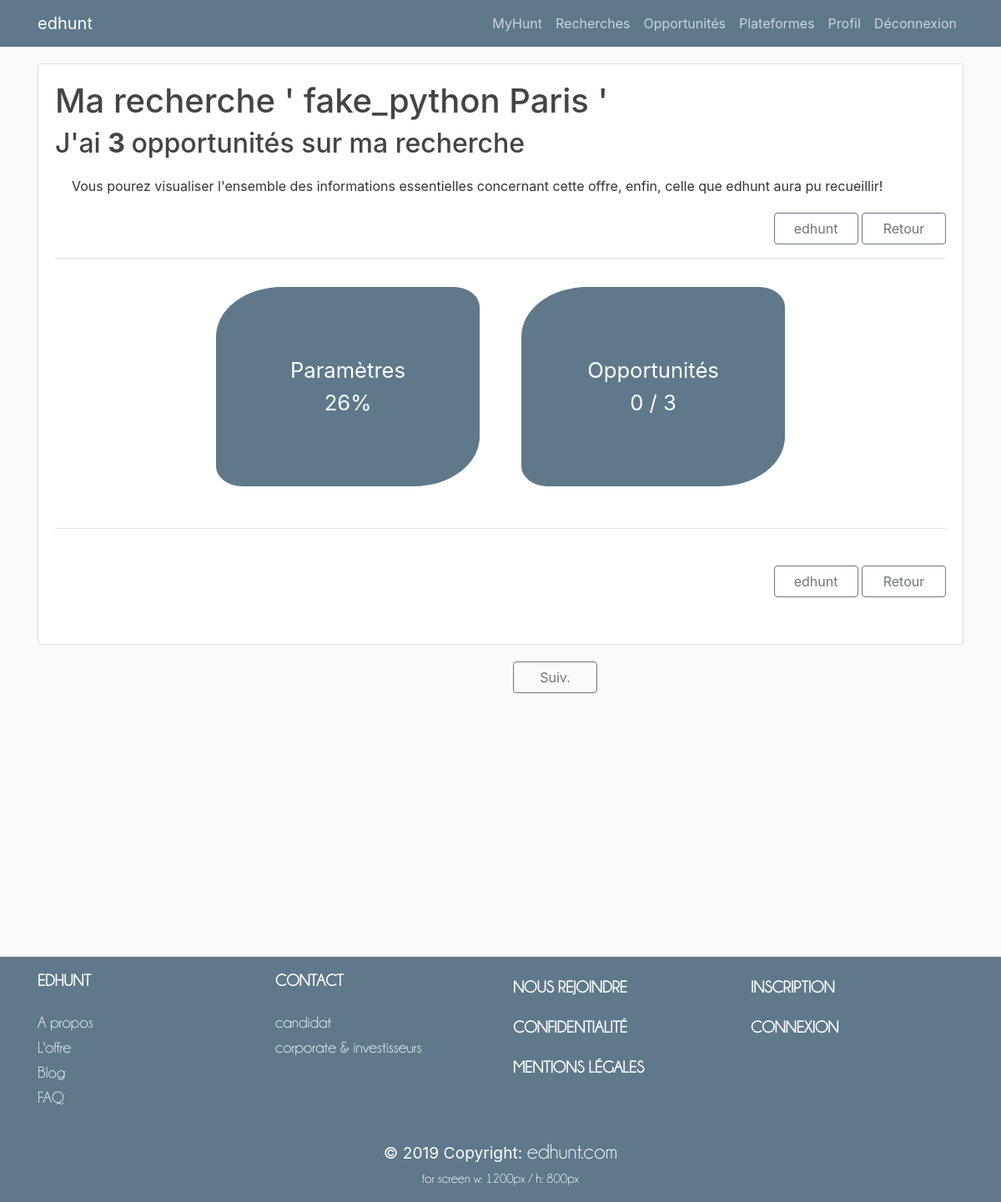
Page /visualize_search/1 (signed in) on the committed database.
### edhunt/searchs/model.py (models this page shows, shortened)
class Search(db.Model, UserMixin):
    id = db.Column(db.Integer, primary_key=True)
    name = db.Column(db.String(50), unique=False, nullable=False)
    mob = db.Column(db.Enum(*SearchsEnums.mob), unique=False, nullable=False)
    country = db.Column(db.String(200), unique=False, nullable=True)
    region = db.Column(db.String(200), unique=False, nullable=True)
    departement = db.Column(db.String(200), unique=False, nullable=True)
    town = db.Column(db.String(200), unique=False, nullable=True)
    key_words = db.Column(db.Text(300), unique=False, nullable=False,
                          default=".")
    created = db.Column(db.String(20), unique=False, nullable=False,
                        default=datetime.utcnow)
    last_update = db.Column(db.String(20), unique=False, nullable=True)
    contract = db.Column(db.String(200), unique=False, nullable=True)
    employer = db.Column(db.String(200), unique=False, nullable=True)
    status = db.Column(db.String(200), unique=False, nullable=True)
    rem = db.Column(db.String(200), unique=False, nullable=True)
    currency = db.Column(db.Enum(*SearchsEnums.currency), unique=False,
                         nullable=True)
    management = db.Column(db.Enum(*SearchsEnums.booleen), unique=False,
                           nullable=True)
    company = db.Column(db.String(200), unique=False, nullable=True)
    not_company = db.Column(db.String(200), unique=False, nullable=True)
    company_size = db.Column(db.String(200), unique=False, nullable=True)
    job = db.Column(db.String(200), unique=False, nullable=True)
    sector = db.Column(db.String(200), unique=False, nullable=True)
    function = db.Column(db.Enum(*SearchsEnums.function), unique=False,
                         nullable=True)
    position = db.Column(db.String(200), unique=False, nullable=True)
    not_key_words = db.Column(db.Text(300), unique=False, nullable=True)
    english_mandatory = db.Column(db.String(200),
                                  unique=False, nullable=True)
    other_languages = db.Column(db.String(200), unique=False, nullable=True)
    user_id = db.Column(db.Integer, db.ForeignKey('user.id'), unique=False,
                        nullable=False)
    opportunities = db.relationship('Opportunity', backref='search', lazy=True)
    def columns_list(self=None):
        if self:
            return [column.key for column in self.__table__.columns]
        else:
            return [column.key for column in Search.__table__.columns]
    @property
    def search_fields2(self):
        keys = ['name', "key_words", "contract",
                "employer", "status", "rem", "management", "company",
                "not_company", "company_size", "job", "sector", "function", "position",
                "not_key_words", "english_mandatory", "other_languages"]
        vals = [getattr(self, k) for k in keys]
        labels = ['Nom', "Mots Clés", "Contrat", "Employeur", "Status", "Rémuneration", "Mangement", "Entr. souhaitée(s)", "Entr. évitée(s)", "Taille", "Poste", "Secteur", "Fonction", "Position hiéarchique", "Mots clés évités", "Anglais souhaité", "Autres Langue"]
        l1 = [(k, (v if v else "-")) for k, v in zip(labels, vals)]
        l2 = list()
        for i, data in enumerate(l1):
            if not i % 2:
                try:
                    l2.append((l1[i][0], l1[i][1], l1[i + 1][0], l1[i + 1][1]))
                except Exception as e:
                    l2.append((l1[i][0], l1[i][1], "", ""))
        return l2
    @property
    def opportunities_count(self):
        opps = Opportunity.query.filter_by(search_id=self.id).all()
        return len(opps)
    @property
    def candidatures_count(self):
        opps = Opportunity.query.filter_by(search_id=self.id).all()
        opps = [i for i in opps if i.send]
        return len(opps)
    @property
    def global_score(self):
        vals = [getattr(self, k) for k in self.columns_list() if getattr(self, k)]
        n = round(len(vals) * 100 / len(self.columns_list()))
        return n

### edhunt/opportunities/model.py (models this page shows, shortened)
class Opportunity(db.Model, UserMixin):
    id = db.Column(db.Integer, primary_key=True)
    company = db.Column(db.String(100), unique=False, nullable=False)
    job = db.Column(db.String(100), unique=False, nullable=False)
    plateform = db.Column(db.String(20), unique=False, nullable=False)
    url = db.Column(db.Text(1000), unique=False, nullable=False)
    loc = db.Column(db.String(20), unique=False, nullable=False,)
    applied = db.Column(db.Boolean(), unique=False, nullable=False,
                        default=False)  # IT IS THE ORDER
    send = db.Column(db.Boolean(), unique=False, nullable=False,
                     default=False)  # IF REALLY SENT
    text = db.Column(db.Text(1000), unique=False, nullable=False,
                     default=".")
    created = db.Column(db.String(20), unique=False, nullable=False,
                        default=datetime.utcnow)
    rem = db.Column(db.String(40), unique=False, nullable=True)
    status = db.Column(db.String(20), unique=False, nullable=True)
    contract = db.Column(db.String(20), unique=False, nullable=True)
    score = db.Column(db.String(2), unique=False, nullable=True)
    user_id = db.Column(db.Integer, db.ForeignKey('user.id'), unique=False,
                        nullable=False)
    search_id = db.Column(db.Integer, db.ForeignKey('search.id'), unique=False,
                          nullable=False)

### edhunt/searchs/routes.py (the view)
@searchs.route("/visualize_search/<search_id>", methods=["GET"])
@login_required
def visualize_search(search_id):
    handle_authentication(False)
    search = Search.query.filter_by(id=search_id).first()
    opp_list = Opportunity.query.filter_by(search_id=int(search_id)).all()
    if (current_user.id != search.user_id):
        flash("sorry this is not your opp, you are not allowed", "danger")
        return redirect(url_for("main.edhunt"))
    search_id_next = search_id_past = None
    search_s = Search.query.filter_by(user_id=current_user.id).all()
    idx = search_s.index(search)
    if idx > 0 and (len(search_s) > 1):
        search_id_past = search_s[idx - 1].id
    if (not (idx + 1 == len(search_s))):
        search_id_next = search_s[idx + 1].id
    nav = {"search_id_next": search_id_next,
           "search_id_past": search_id_past}
    return render_template('search/visualize_search2.html',
                           title="Opportunity",
                           opp_list=opp_list,
                           user=current_user,
                           search=search,
                           nav=nav)

### edhunt/utils/routes.py (called while the page is built)
def handle_authentication(expected):
    if (not expected) and (not current_user.is_authenticated):
        flash("something went wrong you have to be authetifiacted, please login first", "danger")
        return redirect(url_for('login'))
    elif expected and current_user.is_authenticated:
        flash("you are already authetified", "danger")
        return redirect(url_for('manage_account'))

@login_manager.user_loader
def load_user(user_id):
    return User.query.get(int(user_id))

### edhunt/templates/search/visualize_search2.html (shortened to what this page needs)
{% extends "layout.html" %}
{% block content %}
<link rel="stylesheet" type="text/css" href="{{ url_for('static', filename='css/user/manage_user2.css') }}">
<div class="content-section">
<div class="ehHeader">
  <h1 class="account - heading">Ma recherche  ' {{search.name }} ' </h1>
      <h2> J'ai <strong> {{ opp_list|length }} </strong> opportunités sur ma recherche</h2>
  <div class="article-content" style="margin: 20px; text-align: justify;">Vous pourez visualiser l'ensemble des informations essentielles concernant cette offre, enfin, celle que edhunt aura pu recueillir!</div>
  <div class="text-right form-group">
    <a class="btn btn-outline-secondary ehButton" href="{{ url_for('main.edhunt') }}"> edhunt</a>
    <button class="btn btn-outline-secondary ehButton" onclick="goBack()"> Retour</button>
  </div>
</div>
<div class="ehBody">
<legend class="border-bottom mb-4"></legend>
  <div class="ehTildes">
    <div class="row">
    <div class="col-2 ">
    </div>
      <div class="col-4 ">
        <div id="searchButton" class="ehTildeOff">Paramètres <br>{{ search.global_score }}% </div>
      </div>
      <div class="col-4 ">
        <div id="oppsButton" class="ehTildeOff">Opportunités  <br>{{search.candidatures_count}} / {{search.opportunities_count}} </div>
      </div>
    </div>
  </div>
  <div class="ehContents">
  </div>
  <legend class="border-bottom mb-4"></legend>
  <div class="text-right form-group" style="padding: 20px 0px;">
    <a class="btn btn-outline-secondary ehButton" href="{{ url_for('main.edhunt') }}"> edhunt</a>
    <button class="btn btn-outline-secondary ehButton" onclick="goBack()"> Retour</button>
</div>
</div>
</div>
<div class="form-group">
  <div class="container">
    <div class="row">
      <div class="col-md-6">
      </div>
      <div class="col-md-6">
        <div class="text-left">
                {% if nav['search_id_next'] %}
          <a class="btn btn-outline-secondary myButton" href="{{ url_for('searchs.visualize_search', search_id=nav['search_id_next']) }}">Suiv.</a>
          {% endif %}
        </div>
      </div>
    </div>
  </div>
</div>
{% endblock content %}

### edhunt/static/css/layout2.css (style rules this page uses)
:root { --myBlue:#5f788a; --myBrown:#4F2C00; --myWhite:#fafafa; }
html { font-size: 1rem; background: #fafafa; }
body { background: #fafafa; color: #333333; margin-top: 0em; }
h1, h2, h3, h5, h6 { color: #444444; }
.content-section { background: #ffffff; border: 1px solid #dddddd; border-radius: 3px; margin-bottom: 20px; margin-top: 20px; }
.article-content { white-space: pre-line; }
.myButton { width: 101px; }

### edhunt/static/css/user/manage_user2.css (style rules this page uses)
@media (min-width: 100px) { .ehButton { font-size: 0.7rem; width: 60px; padding: 6px 2px } }
@media (min-width: 100px) { .content-section { padding: 2px; } }
@media (min-width: 100px) { .ehContents { padding: 3px 0px } }
@media (min-width: 100px) { .ehTildeOff { font-size: 0.7rem; padding: 10px -20px; margin: 1px; border-radius: 25% 10%; } }
@media (min-width: 300px) { .ehButton { font-size: 0.8rem; width: 70px; padding: 6px 2px } }
@media (min-width: 300px) { .content-section { padding: 5px; } }
@media (min-width: 300px) { .ehContents { padding: 5px 0px } }
@media (min-width: 300px) { .ehTildeOff { font-size: 0.8rem; padding: 10px 0px; margin: 1px; border-radius: 25% 10%; } }
@media (min-width: 400px) { .ehButton { font-size: 1rem; width: 80px; padding: 6px 5px } }
@media (min-width: 400px) { .content-section { padding: 8px; } }
@media (min-width: 400px) { .ehContents { padding: 10px 0px } }
@media (min-width: 400px) { .ehTildeOff { font-size: 1rem; padding: 30px 0px; margin: 3px; border-radius: 25% 10%; } }
@media (min-width: 576px) { .ehButton { font-size: 1rem; width: 101px; padding: 6px 12px } }
@media (min-width: 576px) { .content-section { padding: 10px; } }
@media (min-width: 576px) { .ehContents { padding: 15px 0px } }
@media (min-width: 576px) { .ehTildeOff { font-size: 1.4rem; padding: 40px 0px; margin: 4px; border-radius: 25% 10%; } }
@media (min-width: 768px) { .content-section { padding: 20px; } }
@media (min-width: 768px) { .ehContents { padding: 20px 0px } }
@media (min-width: 768px) { .ehTildeOff { font-size: 1.5rem; padding: 50px 0px; margin: 5px; border-radius: 25% 10%; } }
@media (min-width: 992px) { .content-section { padding: 20px; } }
@media (min-width: 992px) { .ehTildeOff { font-size: 1.6rem; padding: 80px 0px; margin: 10px; border-radius: 25% 10%; } }
.ehTildeOff { text-align:center; vertical-align: center; border:1px solid var(--myBlue); background-color:var(--myBlue); color:white; }

### rows in the picture
Search: name "fake_python Paris", global_score "26"
Opportunity: candidatures_count "0"

### other values in the picture
{{ opp_list|length }} "3"
{{ search.opportunities_count }} "3"
